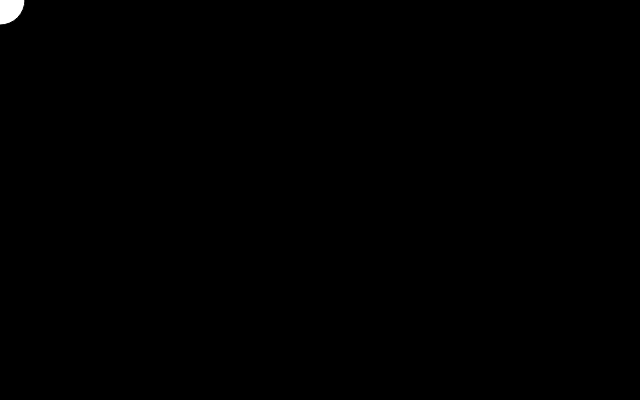
Frame 1 (no input)
Frame 60 (no input): identical to frame 1, image omitted
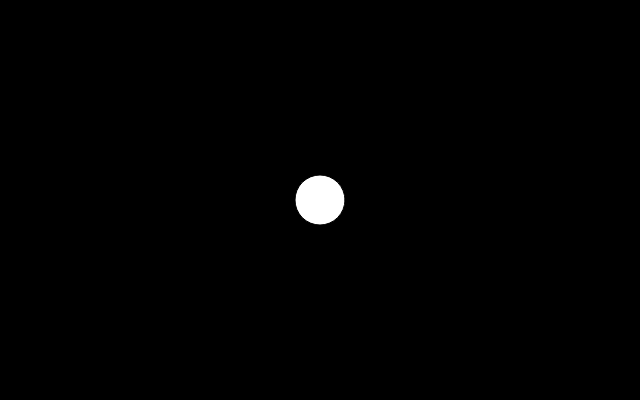
Frame 120 (the mouse pressed at the canvas centre since frame 60)

The p5.js sketch that drew these frames (run headless with seeded random() and noise() and a simulated clock; from frame 60 on, the mouse is pressed at the canvas centre):

// p5.js sketch
// ── sketch.js
function setup() {
	//Canvas setup
	createCanvas(640, 400);
}

function draw() {

	//BG color
	background(0);
	fill(255, 255, 255);

	//Circle Mouse
	ellipse(mouseX, mouseY, 50, 50);



}
